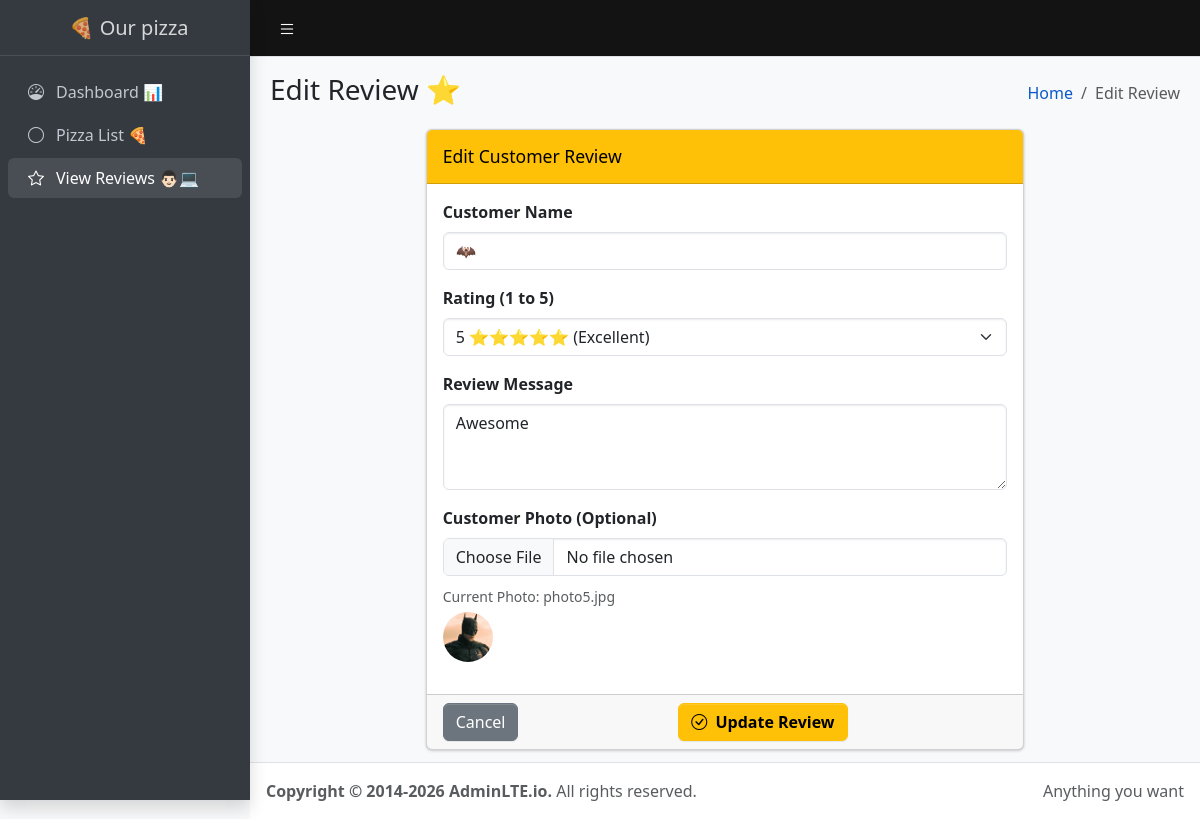
Page /editreview/4 on the committed database.
### tables this page shows
CREATE TABLE review(
    id INTEGER PRIMARY KEY AUTOINCREMENT,
    customer_name TEXT NOT NULL,
    image TEXT NOT NULL,
    rating INTEGER NOT NULL,
    review TEXT NOT NULL
);

### app.py (the view, shortened to what this page needs)
@app.route("/editreview/<int:id>", methods=["GET", "POST"])
def editreview(id):
    with sqlite3.connect(DATABASE) as conn:
     cursor = conn.cursor()
    cursor.execute("SELECT * FROM review WHERE id=?", (id,))
    review = cursor.fetchone()
    conn.close()
    return render_template("edit_review.html", review=review)

### templates/edit_review.html (shortened to what this page needs)
<!doctype html>
<html lang="en">
  <head>
    <link rel="stylesheet" href="https://cdn.jsdelivr.net/npm/bootstrap-icons@1.13.1/font/bootstrap-icons.min.css">
    <link rel="stylesheet" href="{{ url_for('static', filename='css/adminlte.css') }}">
    <link rel="stylesheet" href="{{ url_for('static', filename='style.css') }}">
  </head>
  <body class="layout-fixed sidebar-expand-lg bg-body-tertiary">
    <div class="app-wrapper">
      <nav class="app-header navbar navbar-expand bg-body" aria-label="Main Header Navigation">
        <div class="container-fluid">
          <ul class="navbar-nav">
            <li class="nav-item">
              <a class="nav-link" data-lte-toggle="sidebar" href="#"><i class="bi bi-list"></i></a>
            </li>
          </ul>
        </div>
      </nav>
      <aside class="app-sidebar bg-body-secondary shadow" data-bs-theme="dark">
        <div class="sidebar-brand">
          <a href="/" class="brand-link">
            <span class="brand-text fw-light"> 🍕 Our pizza </span>
          </a>
        </div>
        <div class="sidebar-wrapper">
          <nav class="mt-2" aria-label="Sidebar Navigation">
            <ul class="nav sidebar-menu flex-column">
              <li class="nav-item">
                <a href="{{ url_for('home') }}" class="nav-link">
                  <i class="nav-icon bi bi-speedometer"></i>
                  <p>Dashboard 📊</p>
                </a>
              </li>
              <li class="nav-item">
                <a href="{{ url_for('home') }}#pizza-list" class="nav-link">
                  <i class="nav-icon bi bi-circle"></i>
                  <p>Pizza List 🍕</p>
                </a>
              </li>
              <li class="nav-item">
                <a href="{{ url_for('home') }}#reviews" class="nav-link active">
                  <i class="nav-icon bi bi-star"></i>
                  <p>View Reviews 👨🏻💻</p>
                </a>
              </li>
            </ul>
          </nav>
        </div>
      </aside>
      <main class="app-main">
        <div class="app-content-header">
          <div class="container-fluid">
            <div class="row">
              <div class="col-sm-6">
                <h2 class="mb-0 fs-3">Edit Review ⭐</h2>
              </div>
              <div class="col-sm-6">
                <nav aria-label="breadcrumb">
                  <ol class="breadcrumb float-sm-end">
                    <li class="breadcrumb-item"><a href="/">Home</a></li>
                    <li class="breadcrumb-item active">Edit Review</li>
                  </ol>
                </nav>
              </div>
            </div>
          </div>
        </div>
        <div class="app-content">
          <div class="container-fluid">
            <div class="row justify-content-center">
              <div class="col-md-8">
                <div class="card card-warning">
                  <div class="card-header">
                    <h3 class="card-title mb-0">Edit Customer Review</h3>
                  </div>
                  <form action="{{ url_for('editreview', id=review[0]) }}" method="POST" enctype="multipart/form-data">
                    <div class="card-body">
                      <div class="mb-3">
                        <label for="customer_name" class="form-label fw-bold">Customer Name</label>
                        <input id="customer_name" type="text" name="customer_name" class="form-control" value="{{ review[1] }}" required>
                      </div>
                      <div class="mb-3">
                        <label for="review_rating" class="form-label fw-bold">Rating (1 to 5)</label>
                        <select id="review_rating" name="rating" class="form-select" required>
                          <option value="5" {% if review[3] == 5 %}selected{% endif %}>5 ⭐⭐⭐⭐⭐ (Excellent)</option>
                        </select>
                      </div>
                      <div class="mb-3">
                        <label for="review_message" class="form-label fw-bold">Review Message</label>
                        <textarea id="review_message" name="review" class="form-control" rows="3" required>{{ review[4] }}</textarea>
                      </div>
                      <div class="mb-3">
                        <label for="customer_photo" class="form-label fw-bold">Customer Photo (Optional)</label>
                        <input id="customer_photo" type="file" name="image" class="form-control" accept="image/*">
                        {% if review[2] %}
                        <div class="mt-2">
                          <small class="text-muted">Current Photo: {{ review[2] }}</small><br>
                          <img src="{{ url_for('static', filename='images/' ~ review[2]) }}" style="width: 50px; height: 50px; object-fit: cover; border-radius: 50%;" class="mt-1" alt="Current Customer">
                        </div>
                        {% endif %}
                      </div>
                    </div>
                    <div class="card-footer d-flex justify-content-between">
                      <a href="{{ url_for('dashboard') }}#reviews" class="btn btn-secondary">Cancel</a>
                      <button type="submit" class="btn btn-warning fw-bold"><i class="bi bi-check-circle me-1"></i> Update Review</button>
                    </div>
                  </form>
                </div>
              </div>
            </div>
          </div>
        </div>
      </main>
      <footer class="app-footer">
        <div class="float-end d-none d-sm-inline">Anything you want</div>
        <strong>Copyright &copy; 2014-2026 AdminLTE.io.</strong> All rights reserved.
      </footer>
    </div>
  </body>
</html>

### static/style.css (style rules this page uses)
body { background-color: #FFF8F0; }
.navbar .nav-link, .navbar .navbar-brand { color: rgb(111, 135, 194) !important; }
.navbar { background-color: #141313 !important; }
.navbar-nav .nav-link { color: white !important; font-size: 18px; font-weight: 500; }
.card img { height:250px; object-fit:cover; }
.card { transition:0.4s; }
.nav-link.active { color: #191818; }
.navbar-nav .nav-item { margin-right: 20px; }

### rows in the picture
review: customer_name "🦇", rating "5 ⭐⭐⭐⭐⭐ (Excellent)", review "Awesome", image "photo5.jpg", image (picture)
